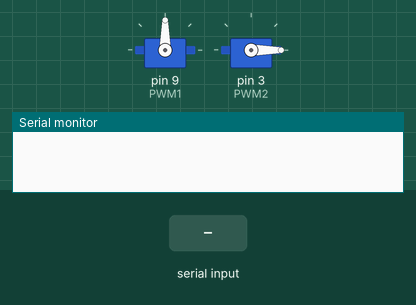
This sketch was run on a simulated Arduino Uno, built with avr-gcc and run on an emulated ATmega328P. Parts: 2 × servo, the last lines printed to the serial monitor. Inputs (shaded band) come from the test bench.

Above: at 1.2 s.
1.3 s: "1" received over Serial
At 1.6 s:
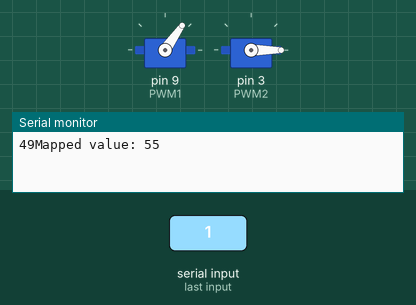
At 3.1 s:
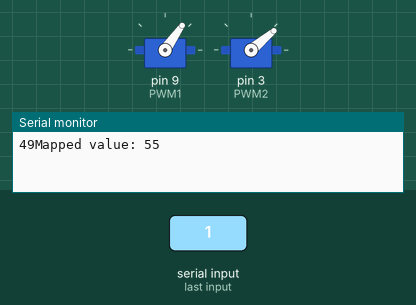
4.3 s: "2" received over Serial
At 6.6 s:
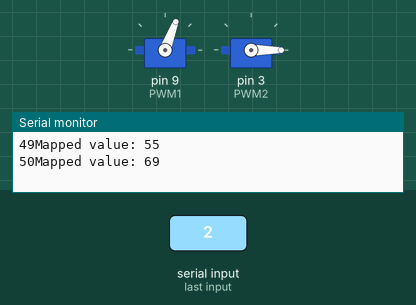
Timing chart, 0 to 8.1 s (numbered marks = the images above; inputs shaded):
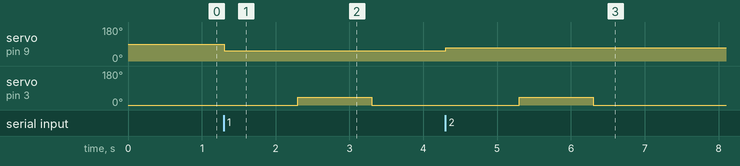

Measured:
- after the input at 1.3 s, servo on pin 9 (PWM1): 90° → 55° at once; servo on pin 3 (PWM2): 0° → 40° after 1.0 s, → 0° 1.0 s later
- after the input at 4.3 s, servo on pin 9 (PWM1): 55° → 69° at once; servo on pin 3 (PWM2): 0° → 40° after 1.0 s, → 0° 1.0 s later

The sketch:

servo_shooting.ino
```cpp
#include <Servo.h>
#define PWM1 9
#define PWM2 3

Servo myservo1;
Servo myservo2;

int serialData;
int val;

void setup() {
  Serial.begin(9600);
  myservo1.attach(PWM1);
  myservo2.attach(PWM2);
}

void loop() {
  //reset the servo to the starting position
  myservo2.write(0);

  //if serial recieves data
  if(Serial.available() > 0){

    //recievs data and prints to serial
    serialData = int(Serial.read());
    Serial.print(serialData);

    //map serial data coming from python (45-58) to 0-180 scale
    val = map(serialData, 45, 58, 0, 180);

    //used to track value in python
    Serial.print("Mapped value: ");
    Serial.println(val);

    //send the position to the servo motor
    myservo1.write(val);
    delay(1000);

    //shoot the nut
    myservo2.write(40);
    delay(1000);

  }
}
```
